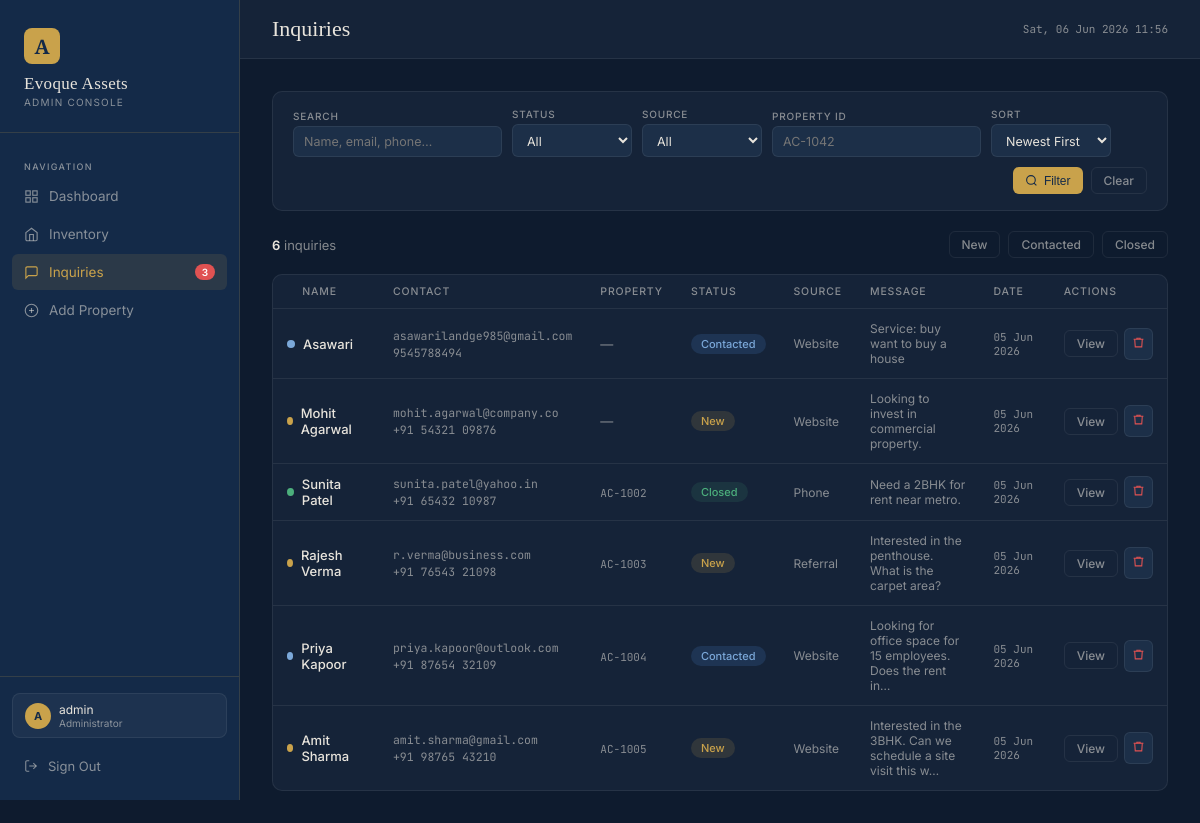
The page /admin-panel/inquiries/ (signed in) on the database its author committed.
### core/models.py (models this page shows, shortened)
class Inquiry(models.Model):
    STATUS_CHOICES = [('new', 'New'), ('contacted', 'Contacted'), ('closed', 'Closed')]
    SOURCE_CHOICES = [('website', 'Website'), ('phone', 'Phone'), ('walk-in', 'Walk-In'), ('referral', 'Referral')]
    name        = models.CharField(max_length=100)
    email       = models.EmailField()
    phone       = models.CharField(max_length=20, blank=True)
    message     = models.TextField(blank=True)
    property    = models.ForeignKey(Property, null=True, blank=True, on_delete=models.SET_NULL, related_name='inquiries')
    property_ref= models.CharField(max_length=50, blank=True)  # if no FK
    status      = models.CharField(max_length=12, choices=STATUS_CHOICES, default='new')
    source      = models.CharField(max_length=20, choices=SOURCE_CHOICES, default='website')
    notes       = models.TextField(blank=True)
    created_at  = models.DateTimeField(auto_now_add=True)
    updated_at  = models.DateTimeField(auto_now=True)
    class Meta:
        ordering = ['-created_at']
        verbose_name_plural = 'Inquiries'

class Property(models.Model):
    PURPOSE_CHOICES = [('buy', 'Buy'), ('rent', 'Rent')]
    CATEGORY_CHOICES = [('residential', 'Residential'), ('commercial', 'Commercial')]
    STATUS_CHOICES = [('active', 'Active'), ('sold', 'Sold'), ('rented', 'Rented'), ('draft', 'Draft')]
    FURNISHING_CHOICES = [
        ('unfurnished', 'Unfurnished'),
        ('semi-furnished', 'Semi-Furnished'),
        ('fully-furnished', 'Fully-Furnished'),
        ('fully-fitted', 'Fully Fitted'),
    ]
    property_id   = models.CharField(max_length=20, unique=True, blank=True)
    title         = models.CharField(max_length=200)
    locality      = models.CharField(max_length=200)
    description   = models.TextField(blank=True)
    purpose       = models.CharField(max_length=10, choices=PURPOSE_CHOICES, default='buy')
    category      = models.CharField(max_length=20, choices=CATEGORY_CHOICES, default='residential')
    property_type = models.CharField(max_length=50)  # Apartment, Villa, Penthouse, Office Space…
    status        = models.CharField(max_length=10, choices=STATUS_CHOICES, default='active')
    price         = models.DecimalField(max_digits=14, decimal_places=2)
    price_label   = models.CharField(max_length=30, blank=True)
    price_period  = models.CharField(max_length=20, blank=True)  # "/ month" for rent
    bhk           = models.PositiveSmallIntegerField(null=True, blank=True)
    area          = models.PositiveIntegerField(null=True, blank=True)  # sq ft
    floor         = models.CharField(max_length=30, blank=True)
    facing        = models.CharField(max_length=30, blank=True)
    furnishing    = models.CharField(max_length=20, choices=FURNISHING_CHOICES, blank=True)
    parking       = models.PositiveSmallIntegerField(default=0)
    age           = models.CharField(max_length=30, blank=True)
    image         = models.TextField(blank=True)
    gallery       = models.JSONField(default=list, blank=True)
    badges        = models.JSONField(default=list, blank=True)
    amenities     = models.JSONField(default=list, blank=True)
    featured      = models.BooleanField(default=False)
    consultant_name     = models.CharField(max_length=100, blank=True)
    consultant_title    = models.CharField(max_length=100, blank=True)
    consultant_initials = models.CharField(max_length=5, blank=True)
    created_at    = models.DateTimeField(auto_now_add=True)
    updated_at    = models.DateTimeField(auto_now=True)
    class Meta:
        ordering = ['-created_at']
        verbose_name_plural = 'Properties'

### core/views.py (the view)
# urls.py: path('inquiries/',             views.inquiry_list,    name='inquiry_list'),
@login_required(login_url='/admin-panel/login/')
def inquiry_list(request):
    qs = Inquiry.objects.select_related('property')
    q      = request.GET.get('q', '')
    status = request.GET.get('status', '')
    source = request.GET.get('source', '')
    prop   = request.GET.get('property', '')
    sort   = request.GET.get('sort', '-created_at')
    if q:
        qs = qs.filter(Q(name__icontains=q) | Q(email__icontains=q) | Q(phone__icontains=q))
    if status:
        qs = qs.filter(status=status)
    if source:
        qs = qs.filter(source=source)
    if prop:
        qs = qs.filter(Q(property__property_id__icontains=prop) | Q(property_ref__icontains=prop))
    valid_sorts = ['created_at', '-created_at', 'name', 'status']
    if sort in valid_sorts:
        qs = qs.order_by(sort)
    return render(request, 'core/inquiries.html', {
        'inquiries': qs,
        'filters': {'q': q, 'status': status, 'source': source, 'property': prop, 'sort': sort},
    })

### core/views.py (called while the page is built)
def admin_context(request):
    if request.user.is_authenticated and request.user.is_staff:
        new_inq_count = Inquiry.objects.filter(status='new').count()
        return {'new_inq_count': new_inq_count}
    return {}

### templates/core/inquiries.html (shortened to what this page needs)
{% extends "core/base.html" %}
{% block page_title %}Inquiries{% endblock %}
{% block content %}
<form method="get" class="filter-bar">
  <div class="form-group">
    <label>Search</label>
    <input type="text" name="q" value="{{ filters.q }}" placeholder="Name, email, phone…" style="min-width:180px;"/>
  </div>
  <div class="form-group">
    <label>Status</label>
    <select name="status">
      <option value="">All</option>
    </select>
  </div>
  <div class="form-group">
    <label>Source</label>
    <select name="source">
      <option value="">All</option>
    </select>
  </div>
  <div class="form-group">
    <label>Property ID</label>
    <input type="text" name="property" value="{{ filters.property }}" placeholder="AC-1042"/>
  </div>
  <div class="form-group">
    <label>Sort</label>
    <select name="sort">
      <option value="-created_at" {% if filters.sort == '-created_at' %}selected{% endif %}>Newest First</option>
    </select>
  </div>
  <div class="filter-bar-actions">
    <button type="submit" class="btn btn-gold btn-sm">
      <svg width="13" height="13" viewBox="0 0 24 24" fill="none" stroke="currentColor" stroke-width="2"><circle cx="11" cy="11" r="8"/><line x1="21" y1="21" x2="16.65" y2="16.65"/></svg>
      Filter
    </button>
    <a href="{% url 'inquiry_list' %}" class="btn btn-outline btn-sm">Clear</a>
  </div>
</form>
<div style="display:flex;align-items:center;margin-bottom:16px;">
  <div style="font-size:13px;color:var(--text-muted);">
    <span style="color:var(--text);font-weight:600;">{{ inquiries|length }}</span> inquir{% if inquiries|length == 1 %}y{% else %}ies{% endif %}
  </div>
  <div style="margin-left:auto;display:flex;gap:8px;">
    <a href="?status=new" class="btn btn-outline btn-sm" style="{% if filters.status == 'new' %}background:rgba(201,162,75,.1);color:var(--gold);{% endif %}">New</a>
    <a href="?status=contacted" class="btn btn-outline btn-sm" style="{% if filters.status == 'contacted' %}background:rgba(44,78,122,.3);color:#7BA8D9;{% endif %}">Contacted</a>
    <a href="?status=closed" class="btn btn-outline btn-sm" style="{% if filters.status == 'closed' %}background:rgba(76,175,124,.1);color:var(--green);{% endif %}">Closed</a>
  </div>
</div>
<div class="card" style="padding:0;overflow:hidden;">
  {% if inquiries %}
  <div class="table-wrap">
    <table>
      <thead>
        <tr>
          <th>
            <span class="inq-dot"></span>
            &nbsp;Name
          </th>
          <th>Contact</th>
          <th>Property</th>
          <th>Status</th>
          <th>Source</th>
          <th>Message</th>
          <th>Date</th>
          <th>Actions</th>
        </tr>
      </thead>
      <tbody>
        {% for inq in inquiries %}
        <tr>
          <td>
            <div style="display:flex;align-items:center;gap:8px;">
              <span class="inq-dot dot-{{ inq.status }}"></span>
              <div>
                <a href="{% url 'inquiry_detail' inq.pk %}" style="color:var(--text);text-decoration:none;font-weight:500;font-size:13px;">{{ inq.name }}</a>
              </div>
            </div>
          </td>
          <td>
            <div class="mono" style="font-size:11.5px;">{{ inq.email }}</div>
            {% if inq.phone %}<div class="mono" style="font-size:11.5px;margin-top:2px;">{{ inq.phone }}</div>{% endif %}
          </td>
          <td>
            {% if inq.property %}
              <a href="{% url 'property_detail' inq.property.pk %}" style="color:var(--gold);text-decoration:none;">
                <span class="mono">{{ inq.property.property_id }}</span>
              </a>
            {% elif inq.property_ref %}
              <span class="mono text-muted">{{ inq.property_ref }}</span>
            {% else %}
              <span class="text-muted">—</span>
            {% endif %}
          </td>
          <td><span class="pill pill-{{ inq.status }}">{{ inq.get_status_display }}</span></td>
          <td class="text-muted" style="font-size:12px;">{{ inq.get_source_display }}</td>
          <td style="max-width:200px;font-size:12px;color:var(--text-muted);">{{ inq.message|truncatechars:60 }}</td>
          <td class="mono">{{ inq.created_at|date:"d M Y" }}</td>
          <td>
            <div class="actions-col">
              <a href="{% url 'inquiry_detail' inq.pk %}" class="btn btn-outline btn-sm">View</a>
              <a href="{% url 'inquiry_delete' inq.pk %}" class="btn-icon" title="Delete" style="color:var(--red);">
                <svg width="13" height="13" viewBox="0 0 24 24" fill="none" stroke="currentColor" stroke-width="2"><polyline points="3 6 5 6 21 6"/><path d="M19 6l-1 14H6L5 6"/><path d="M9 6V4h6v2"/></svg>
              </a>
            </div>
          </td>
        </tr>
        {% endfor %}
      </tbody>
    </table>
  </div>
  {% else %}
  <div class="empty-state">
    <svg width="40" height="40" viewBox="0 0 24 24" fill="none" stroke="currentColor" stroke-width="1.2"><path d="M21 15a2 2 0 01-2 2H7l-4 4V5a2 2 0 012-2h14a2 2 0 012 2z"/></svg>
    <div>No inquiries found</div>
  </div>
  {% endif %}
</div>
{% endblock %}

### templates/core/base.html (shortened to what this page needs)
<!DOCTYPE html>
<html lang="en">
<head>
</head>
<body>
{% block body %}
{% if user.is_authenticated %}
  <nav class="sidebar">
    <div class="sidebar__brand">
      <div class="brand-mark">A</div>
      <div class="brand-name">Evoque Assets</div>
      <div class="brand-sub">Admin Console</div>
    </div>
    <div class="sidebar__nav">
      <div class="nav-section-label">Navigation</div>
      <a href="{% url 'admin_dashboard' %}" class="nav-item {% if request.resolver_match.url_name == 'admin_dashboard' or request.resolver_match.url_name == 'admin_root' %}active{% endif %}">
        <svg width="15" height="15" viewBox="0 0 24 24" fill="none" stroke="currentColor" stroke-width="1.8"><rect x="3" y="3" width="7" height="7"/><rect x="14" y="3" width="7" height="7"/><rect x="3" y="14" width="7" height="7"/><rect x="14" y="14" width="7" height="7"/></svg>
        Dashboard
      </a>
      <a href="{% url 'inventory_list' %}" class="nav-item {% if 'inventory' in request.resolver_match.url_name %}active{% endif %}">
        <svg width="15" height="15" viewBox="0 0 24 24" fill="none" stroke="currentColor" stroke-width="1.8"><path d="M3 9l9-7 9 7v11a2 2 0 01-2 2H5a2 2 0 01-2-2z"/><polyline points="9 22 9 12 15 12 15 22"/></svg>
        Inventory
      </a>
      <a href="{% url 'inquiry_list' %}" class="nav-item {% if 'inquiry' in request.resolver_match.url_name %}active{% endif %}">
        <svg width="15" height="15" viewBox="0 0 24 24" fill="none" stroke="currentColor" stroke-width="1.8"><path d="M21 15a2 2 0 01-2 2H7l-4 4V5a2 2 0 012-2h14a2 2 0 012 2z"/></svg>
        Inquiries
        {% if new_inq_count %}<span class="nav-badge">{{ new_inq_count }}</span>{% endif %}
      </a>
      <a href="{% url 'property_add' %}" class="nav-item {% if request.resolver_match.url_name == 'property_add' %}active{% endif %}">
        <svg width="15" height="15" viewBox="0 0 24 24" fill="none" stroke="currentColor" stroke-width="1.8"><circle cx="12" cy="12" r="10"/><line x1="12" y1="8" x2="12" y2="16"/><line x1="8" y1="12" x2="16" y2="12"/></svg>
        Add Property
      </a>
    </div>
    <div class="sidebar__footer">
      <div class="user-chip" style="margin-bottom:10px; padding:8px 12px; border-radius:8px; background:rgba(255,255,255,.04); border:1px solid var(--border2);">
        <div class="user-avatar">{{ user.username|first|upper }}</div>
        <div>
          <div style="font-size:12px;color:var(--text);">{{ user.username }}</div>
          <div style="font-size:10px;color:var(--text-muted);">Administrator</div>
        </div>
      </div>
      <a href="{% url 'admin_logout' %}" class="logout-btn">
        <svg width="14" height="14" viewBox="0 0 24 24" fill="none" stroke="currentColor" stroke-width="1.8"><path d="M9 21H5a2 2 0 01-2-2V5a2 2 0 012-2h4"/><polyline points="16 17 21 12 16 7"/><line x1="21" y1="12" x2="9" y2="12"/></svg>
        Sign Out
      </a>
    </div>
  </nav>
  <div class="main">
    <div class="topbar">
      <h1>{% block page_title %}Dashboard{% endblock %}</h1>
      <div class="topbar-right">
        <div style="font-size:11px;color:var(--text-muted);font-family:var(--ff-mono);">
          {% now "D, d M Y H:i" %}
        </div>
      </div>
    </div>
    <div class="content">
      {% block content %}{% endblock %}
    </div>
  </div>
{% else %}
  {% block body_auth %}{% endblock %}
{% endif %}
{% endblock %}
</body>
</html>

### rows shown on the page
Inquiry: name "Asawari", email "asawarilandge985@gmail.com", phone "9545788494", status "Contacted", source "Website", message "Service: buy want to buy a house", created_at "05 Jun 2026"
Inquiry: name "Mohit Agarwal", email "mohit.agarwal@company.co", phone "+91 54321 09876", status "New", source "Website", message "Looking to invest in commercial property.", created_at "05 Jun 2026"
Inquiry: name "Sunita Patel", email "sunita.patel@yahoo.in", phone "+91 65432 10987", property.property_id "AC-1002", status "Closed", source "Phone", message "Need a 2BHK for rent near metro.", created_at "05 Jun 2026"
Inquiry: name "Rajesh Verma", email "r.verma@business.com", phone "+91 76543 21098", property.property_id "AC-1003", status "New", source "Referral", message "Interested in the penthouse. What is the carpet area?", created_at "05 Jun 2026"
Inquiry: name "Priya Kapoor", email "priya.kapoor@outlook.com", phone "+91 87654 32109", property.property_id "AC-1004", status "Contacted", source "Website", message "Looking for office space for 15 employees. Does the rent in…", created_at "05 Jun 2026"
Inquiry: name "Amit Sharma", email "amit.sharma@gmail.com", phone "+91 98765 43210", property.property_id "AC-1005", status "New", source "Website", message "Interested in the 3BHK. Can we schedule a site visit this w…", created_at "05 Jun 2026"

### other values the page prints
{{ new_inq_count }} "3"
{{ user.username|first|upper }} "A"
{{ user.username }} "admin"
{{ inquiries|length }} "6"
